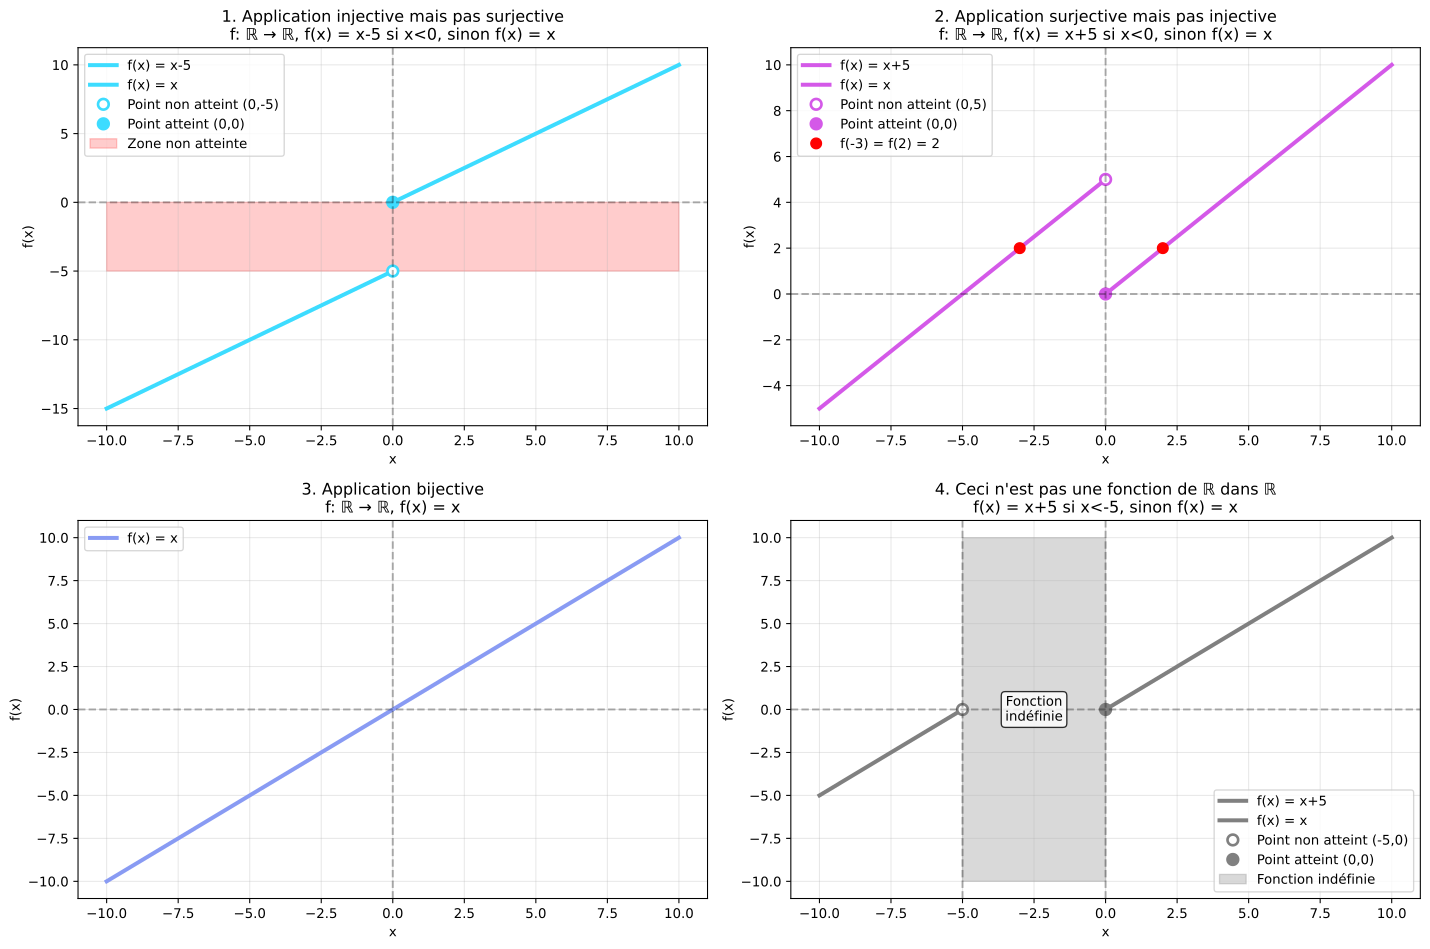

Source code (Python):
import numpy as np
import matplotlib.pyplot as plt
from matplotlib.patches import FancyArrowPatch
from mpl_toolkits.mplot3d import Axes3D

def application_1(x):
    """
    Application injective mais pas surjective
    Si x < 0: y = x - 5
    Sinon: y = x
    """
    return np.where(x < 0, x - 5, x)

def application_2(x):
    """
    Application surjective mais pas injective
    Si x < 0: y = x + 5
    Sinon: y = x
    """
    return np.where(x < 0, x + 5, x)

def application_3(x):
    """
    Application bijective
    y = x
    """
    return x

def application_4(x):
    """
    Application injective mais pas surjective (variante)
    Si x < -5: y = x + 5
    Sinon: y = x
    """
    return np.where(x < -5, x + 5, x)

def analyser_proprietes():
    """
    Analyse les propriétés des trois applications
    """
    print("=== ANALYSE DES PROPRIÉTÉS ===\n")
    
    # Test pour l'application 1 (injective mais pas surjective)
    print("1. Application injective mais pas surjective:")
    print("   f(x) = x-5 si x < 0, sinon f(x) = x")
    
    # Test d'injectivité
    x1, x2 = -1, 1
    y1, y2 = application_1(x1), application_1(x2)
    print(f"   f({x1}) = {y1}, f({x2}) = {y2}")
    print(f"   Injectivité: f(x1) ≠ f(x2) quand x1 ≠ x2 ✓")
    
    # Test de surjectivité
    y_test = -6  # Cette valeur n'a pas d'antécédent
    print(f"   Surjectivité: y = {y_test} n'a pas d'antécédent ✗")
    print("   → Injectif mais pas surjectif\n")
    
    # Test pour l'application 2 (surjective mais pas injective)
    print("2. Application surjective mais pas injective:")
    print("   f(x) = x+5 si x < 0, sinon f(x) = x")
    
    # Test d'injectivité
    x1, x2 = -3, 2
    y1, y2 = application_2(x1), application_2(x2)
    print(f"   f({x1}) = {y1}, f({x2}) = {y2}")
    print(f"   Injectivité: f(x1) = f(x2) mais x1 ≠ x2 ✗")
    
    # Test de surjectivité
    print("   Surjectivité: Tout y ∈ ℝ a un antécédent ✓")
    print("   → Surjectif mais pas injectif\n")
    
    # Test pour l'application 3 (bijective)
    print("3. Application bijective:")
    print("   f(x) = x")
    print("   Injectivité: f(x1) = f(x2) ⟺ x1 = x2 ✓")
    print("   Surjectivité: Tout y ∈ ℝ a un antécédent ✓")
    print("   → Bijectif\n")

def visualiser_applications():
    """
    Visualise les quatre applications avec des segments réels et des cercles pour les extrémités
    """
    # Créer la figure avec 4 sous-graphiques
    fig, axes = plt.subplots(2, 2, figsize=(15, 10))
    axes = axes.flatten()  # Convertir en tableau 1D pour faciliter l'indexation
    
    # Application 1: injective mais pas surjective (#3ddcff = CYAN = injectif)
    # Segment 1: f(x) = x-5 pour x < 0 (de x=-10 à x=0, excluant x=0)
    x1_neg = np.linspace(-10, -0.01, 500)  # Exclure x=0
    y1_neg = application_1(x1_neg)
    axes[0].plot(x1_neg, y1_neg, color='#3ddcff', linewidth=3, label='f(x) = x-5')
    
    # Segment 2: f(x) = x pour x >= 0 (de x=0 à x=10, incluant x=0)
    x1_pos = np.linspace(0, 10, 500)
    y1_pos = application_1(x1_pos)
    axes[0].plot(x1_pos, y1_pos, color='#3ddcff', linewidth=3, label='f(x) = x')
    
    # Cercles aux extrémités
    axes[0].plot(0, -5, 'o', markersize=8, markeredgecolor='#3ddcff', markeredgewidth=2, 
                 markerfacecolor='white', label='Point non atteint (0,-5)')
    axes[0].plot(0, 0, 'o', markersize=8, markeredgecolor='#3ddcff', markeredgewidth=2, 
                 markerfacecolor='#3ddcff', label='Point atteint (0,0)')
    
    axes[0].axhline(y=0, color='k', linestyle='--', alpha=0.3)
    axes[0].axvline(x=0, color='k', linestyle='--', alpha=0.3)
    axes[0].set_title('1. Application injective mais pas surjective\nf: ℝ → ℝ, f(x) = x-5 si x<0, sinon f(x) = x')
    axes[0].set_xlabel('x')
    axes[0].set_ylabel('f(x)')
    axes[0].grid(True, alpha=0.3)
    axes[0].legend()
    
    # Marquer la zone non atteinte (entre -5 et 0)
    axes[0].fill_between(np.linspace(-10, 10, 100), -5, 0, alpha=0.2, color='red', label='Zone non atteinte')
    axes[0].legend()
    
    # Application 2: surjective mais pas injective (#d459e8 = MAGENTA = surjectif)
    # Segment 1: f(x) = x+5 pour x < 0 (de x=-10 à x=0, excluant x=0)
    x2_neg = np.linspace(-10, -0.01, 500)  # Exclure x=0
    y2_neg = application_2(x2_neg)
    axes[1].plot(x2_neg, y2_neg, color='#d459e8', linewidth=3, label='f(x) = x+5')
    
    # Segment 2: f(x) = x pour x >= 0 (de x=0 à x=10, incluant x=0)
    x2_pos = np.linspace(0, 10, 500)
    y2_pos = application_2(x2_pos)
    axes[1].plot(x2_pos, y2_pos, color='#d459e8', linewidth=3, label='f(x) = x')
    
    # Cercles aux extrémités
    axes[1].plot(0, 5, 'o', markersize=8, markeredgecolor='#d459e8', markeredgewidth=2, 
                 markerfacecolor='white', label='Point non atteint (0,5)')
    axes[1].plot(0, 0, 'o', markersize=8, markeredgecolor='#d459e8', markeredgewidth=2, 
                 markerfacecolor='#d459e8', label='Point atteint (0,0)')
    
    # Marquer les points avec même image
    axes[1].plot(-3, 2, 'ro', markersize=8, label='f(-3) = f(2) = 2')
    axes[1].plot(2, 2, 'ro', markersize=8)
    
    axes[1].axhline(y=0, color='k', linestyle='--', alpha=0.3)
    axes[1].axvline(x=0, color='k', linestyle='--', alpha=0.3)
    axes[1].set_title('2. Application surjective mais pas injective\nf: ℝ → ℝ, f(x) = x+5 si x<0, sinon f(x) = x')
    axes[1].set_xlabel('x')
    axes[1].set_ylabel('f(x)')
    axes[1].grid(True, alpha=0.3)
    axes[1].legend()
    
    # Application 3: bijective (#899bf3 = BLEU = cyan + magenta en peinture)
    x3 = np.linspace(-10, 10, 1000)
    y3 = application_3(x3)
    
    axes[2].plot(x3, y3, color='#899bf3', linewidth=3, label='f(x) = x')
    axes[2].axhline(y=0, color='k', linestyle='--', alpha=0.3)
    axes[2].axvline(x=0, color='k', linestyle='--', alpha=0.3)
    axes[2].set_title('3. Application bijective\nf: ℝ → ℝ, f(x) = x')
    axes[2].set_xlabel('x')
    axes[2].set_ylabel('f(x)')
    axes[2].grid(True, alpha=0.3)
    axes[2].legend()
    
    # Application 4: Ceci n'est pas une fonction de ℝ dans ℝ (GRIS)
    # Segment 1: f(x) = x+5 pour x < -5 (de x=-10 à x=-5, excluant x=-5)
    x4_neg = np.linspace(-10, -5.01, 500)  # Exclure x=-5
    y4_neg = application_4(x4_neg)
    axes[3].plot(x4_neg, y4_neg, color='grey', linewidth=3, label='f(x) = x+5')
    
    # Segment 2: f(x) = x pour x >= 0 (de x=0 à x=10, incluant x=0)
    x4_pos = np.linspace(0, 10, 500)
    y4_pos = application_4(x4_pos)
    axes[3].plot(x4_pos, y4_pos, color='grey', linewidth=3, label='f(x) = x')
    
    # Cercles aux extrémités
    axes[3].plot(-5, 0, 'o', markersize=8, markeredgecolor='grey', markeredgewidth=2, 
                 markerfacecolor='white', label='Point non atteint (-5,0)')
    axes[3].plot(0, 0, 'o', markersize=8, markeredgecolor='grey', markeredgewidth=2, 
                 markerfacecolor='grey', label='Point atteint (0,0)')
    
    axes[3].axhline(y=0, color='k', linestyle='--', alpha=0.3)
    axes[3].axvline(x=0, color='k', linestyle='--', alpha=0.3)
    axes[3].axvline(x=-5, color='k', linestyle='--', alpha=0.3)
    axes[3].set_title('4. Ceci n\'est pas une fonction de ℝ dans ℝ\nf(x) = x+5 si x<-5, sinon f(x) = x')
    axes[3].set_xlabel('x')
    axes[3].set_ylabel('f(x)')
    axes[3].grid(True, alpha=0.3)
    
    # Marquer la zone où la fonction est indéfinie (entre -5 et 0)
    axes[3].fill_between(np.linspace(-5, 0, 100), -10, 10, alpha=0.3, color='grey', label='Fonction indéfinie')
    axes[3].text(-2.5, 0, 'Fonction\nindéfinie', ha='center', va='center', fontsize=10, 
                 bbox=dict(boxstyle="round,pad=0.3", facecolor='white', alpha=0.8))
    axes[3].legend()
    
    plt.tight_layout()
    
    # Sauvegarder en SVG
    plt.savefig('applications_segments.svg', format='svg', dpi=300, bbox_inches='tight')
    print("Graphique sauvegardé en tant que 'applications_segments.svg'")
    
    # Optionnel : afficher aussi à l'écran
    plt.show()

def visualiser_diagrammes_fleches():
    """
    Visualise les applications avec des diagrammes de flèches
    """
    fig, axes = plt.subplots(1, 3, figsize=(18, 6))
    
    # Application 1: injective mais pas surjective
    ax1 = axes[0]
    ax1.set_xlim(-6, 6)
    ax1.set_ylim(-6, 6)
    ax1.set_title('1. Injectif mais pas surjectif', fontsize=12, fontweight='bold')
    
    # Domaines et codomaines
    ax1.add_patch(plt.Rectangle((-5.5, -5.5), 5, 1, fill=False, edgecolor='blue', linewidth=2))
    ax1.add_patch(plt.Rectangle((0.5, -5.5), 5, 1, fill=False, edgecolor='blue', linewidth=2))
    ax1.add_patch(plt.Rectangle((-5.5, 0.5), 5, 1, fill=False, edgecolor='red', linewidth=2))
    ax1.add_patch(plt.Rectangle((0.5, 0.5), 5, 1, fill=False, edgecolor='red', linewidth=2))
    
    ax1.text(-2.5, -4.5, 'Domaine\nx < 0', ha='center', va='center', fontsize=10, color='blue')
    ax1.text(3, -4.5, 'Domaine\nx ≥ 0', ha='center', va='center', fontsize=10, color='blue')
    ax1.text(-2.5, 1, 'Codomaine\nf(x) < 0', ha='center', va='center', fontsize=10, color='red')
    ax1.text(3, 1, 'Codomaine\nf(x) ≥ 0', ha='center', va='center', fontsize=10, color='red')
    
    # Flèches
    arrow1 = FancyArrowPatch((-3, -4), (-3, 0.5), arrowstyle='->', mutation_scale=20, color='green')
    arrow2 = FancyArrowPatch((3, -4), (3, 0.5), arrowstyle='->', mutation_scale=20, color='green')
    ax1.add_patch(arrow1)
    ax1.add_patch(arrow2)
    
    ax1.text(-1.5, -1.5, 'Zone non\natteinte', ha='center', va='center', fontsize=9, 
             bbox=dict(boxstyle="round,pad=0.3", facecolor='yellow', alpha=0.7))
    
    # Application 2: surjective mais pas injective
    ax2 = axes[1]
    ax2.set_xlim(-6, 6)
    ax2.set_ylim(-6, 6)
    ax2.set_title('2. Surjectif mais pas injectif', fontsize=12, fontweight='bold')
    
    ax2.add_patch(plt.Rectangle((-5.5, -5.5), 5, 1, fill=False, edgecolor='blue', linewidth=2))
    ax2.add_patch(plt.Rectangle((0.5, -5.5), 5, 1, fill=False, edgecolor='blue', linewidth=2))
    ax2.add_patch(plt.Rectangle((-5.5, 0.5), 5, 1, fill=False, edgecolor='red', linewidth=2))
    ax2.add_patch(plt.Rectangle((0.5, 0.5), 5, 1, fill=False, edgecolor='red', linewidth=2))
    
    ax2.text(-2.5, -4.5, 'Domaine\nx < 0', ha='center', va='center', fontsize=10, color='blue')
    ax2.text(3, -4.5, 'Domaine\nx ≥ 0', ha='center', va='center', fontsize=10, color='blue')
    ax2.text(-2.5, 1, 'Codomaine\nf(x) < 0', ha='center', va='center', fontsize=10, color='red')
    ax2.text(3, 1, 'Codomaine\nf(x) ≥ 0', ha='center', va='center', fontsize=10, color='red')
    
    # Flèches convergentes
    arrow3 = FancyArrowPatch((-3, -4), (-1, 0.5), arrowstyle='->', mutation_scale=20, color='green')
    arrow4 = FancyArrowPatch((3, -4), (-1, 0.5), arrowstyle='->', mutation_scale=20, color='green')
    ax2.add_patch(arrow3)
    ax2.add_patch(arrow4)
    
    ax2.text(-1, 1.5, 'f(-5) = f(0) = 0', ha='center', va='center', fontsize=9, 
             bbox=dict(boxstyle="round,pad=0.3", facecolor='yellow', alpha=0.7))
    
    # Application 3: bijective
    ax3 = axes[2]
    ax3.set_xlim(-6, 6)
    ax3.set_ylim(-6, 6)
    ax3.set_title('3. Bijectif', fontsize=12, fontweight='bold')
    
    ax3.add_patch(plt.Rectangle((-5.5, -5.5), 11, 1, fill=False, edgecolor='blue', linewidth=2))
    ax3.add_patch(plt.Rectangle((-5.5, 0.5), 11, 1, fill=False, edgecolor='red', linewidth=2))
    
    ax3.text(0, -4.5, 'Domaine ℝ', ha='center', va='center', fontsize=10, color='blue')
    ax3.text(0, 1, 'Codomaine ℝ', ha='center', va='center', fontsize=10, color='red')
    
    # Flèches bijectives
    for i in range(-4, 5):
        arrow = FancyArrowPatch((i, -4), (i, 0.5), arrowstyle='->', mutation_scale=15, color='green')
        ax3.add_patch(arrow)
    
    ax3.text(0, 1.5, 'Correspondance\n1-1', ha='center', va='center', fontsize=9, 
             bbox=dict(boxstyle="round,pad=0.3", facecolor='yellow', alpha=0.7))
    
    for ax in axes:
        ax.set_aspect('equal')
        ax.axis('off')
    
    plt.tight_layout()
    plt.show()

def tester_applications():
    """
    Teste les applications avec des valeurs spécifiques
    """
    print("=== TESTS DES APPLICATIONS ===\n")
    
    valeurs_test = [-3, -1, 0, 1, 3]
    
    print("Valeurs de test:", valeurs_test)
    print()
    
    print("1. Application injective mais pas surjective:")
    print("   f(x) = x-5 si x < 0, sinon f(x) = x")
    for x in valeurs_test:
        y = application_1(x)
        print(f"   f({x:2d}) = {y:2d}")
    print()
    
    print("2. Application surjective mais pas injective:")
    print("   f(x) = x+5 si x < 0, sinon f(x) = x")
    for x in valeurs_test:
        y = application_2(x)
        print(f"   f({x:2d}) = {y:2d}")
    print()
    
    print("3. Application bijective:")
    print("   f(x) = x")
    for x in valeurs_test:
        y = application_3(x)
        print(f"   f({x:2d}) = {y:2d}")
    print()
    
    print("4. Ceci n'est pas une fonction de ℝ dans ℝ:")
    print("   f(x) = x+5 si x < -5, sinon f(x) = x")
    for x in valeurs_test:
        y = application_4(x)
        print(f"   f({x:2d}) = {y:2d}")
    print()

def generer_svg():
    """
    Génère uniquement le fichier SVG des applications
    """
    print("Génération du fichier SVG...")
    
    # Créer la figure avec 4 sous-graphiques
    fig, axes = plt.subplots(2, 2, figsize=(15, 10))
    axes = axes.flatten()
    
    # Application 1: injective mais pas surjective (#3ddcff = CYAN = injectif)
    x1_neg = np.linspace(-10, -0.01, 500)
    y1_neg = application_1(x1_neg)
    axes[0].plot(x1_neg, y1_neg, color='#3ddcff', linewidth=3, label='f(x) = x-5')
    
    x1_pos = np.linspace(0, 10, 500)
    y1_pos = application_1(x1_pos)
    axes[0].plot(x1_pos, y1_pos, color='#3ddcff', linewidth=3, label='f(x) = x')
    
    axes[0].plot(0, -5, 'o', markersize=8, markeredgecolor='#3ddcff', markeredgewidth=2, 
                 markerfacecolor='white', label='Point non atteint (0,-5)')
    axes[0].plot(0, 0, 'o', markersize=8, markeredgecolor='#3ddcff', markeredgewidth=2, 
                 markerfacecolor='#3ddcff', label='Point atteint (0,0)')
    
    axes[0].axhline(y=0, color='k', linestyle='--', alpha=0.3)
    axes[0].axvline(x=0, color='k', linestyle='--', alpha=0.3)
    axes[0].set_title('1. Application injective mais pas surjective\nf: ℝ → ℝ, f(x) = x-5 si x<0, sinon f(x) = x')
    axes[0].set_xlabel('x')
    axes[0].set_ylabel('f(x)')
    axes[0].grid(True, alpha=0.3)
    axes[0].fill_between(np.linspace(-10, 10, 100), -5, 0, alpha=0.2, color='red', label='Zone non atteinte')
    axes[0].legend()
    
    # Application 2: surjective mais pas injective (#d459e8 = MAGENTA = surjectif)
    x2_neg = np.linspace(-10, -0.01, 500)
    y2_neg = application_2(x2_neg)
    axes[1].plot(x2_neg, y2_neg, color='#d459e8', linewidth=3, label='f(x) = x+5')
    
    x2_pos = np.linspace(0, 10, 500)
    y2_pos = application_2(x2_pos)
    axes[1].plot(x2_pos, y2_pos, color='#d459e8', linewidth=3, label='f(x) = x')
    
    axes[1].plot(0, 5, 'o', markersize=8, markeredgecolor='#d459e8', markeredgewidth=2, 
                 markerfacecolor='white', label='Point non atteint (0,5)')
    axes[1].plot(0, 0, 'o', markersize=8, markeredgecolor='#d459e8', markeredgewidth=2, 
                 markerfacecolor='#d459e8', label='Point atteint (0,0)')
    
    axes[1].plot(-3, 2, 'ro', markersize=8, label='f(-3) = f(2) = 2')
    axes[1].plot(2, 2, 'ro', markersize=8)
    
    axes[1].axhline(y=0, color='k', linestyle='--', alpha=0.3)
    axes[1].axvline(x=0, color='k', linestyle='--', alpha=0.3)
    axes[1].set_title('2. Application surjective mais pas injective\nf: ℝ → ℝ, f(x) = x+5 si x<0, sinon f(x) = x')
    axes[1].set_xlabel('x')
    axes[1].set_ylabel('f(x)')
    axes[1].grid(True, alpha=0.3)
    axes[1].legend()
    
    # Application 3: bijective (#899bf3 = BLEU = cyan + magenta en peinture)
    x3 = np.linspace(-10, 10, 1000)
    y3 = application_3(x3)
    axes[2].plot(x3, y3, color='#899bf3', linewidth=3, label='f(x) = x')
    axes[2].axhline(y=0, color='k', linestyle='--', alpha=0.3)
    axes[2].axvline(x=0, color='k', linestyle='--', alpha=0.3)
    axes[2].set_title('3. Application bijective\nf: ℝ → ℝ, f(x) = x')
    axes[2].set_xlabel('x')
    axes[2].set_ylabel('f(x)')
    axes[2].grid(True, alpha=0.3)
    axes[2].legend()
    
    # Application 4: Ceci n'est pas une fonction de ℝ dans ℝ (GRIS)
    x4_neg = np.linspace(-10, -5.01, 500)
    y4_neg = application_4(x4_neg)
    axes[3].plot(x4_neg, y4_neg, color='grey', linewidth=3, label='f(x) = x+5')
    
    x4_pos = np.linspace(0, 10, 500)
    y4_pos = application_4(x4_pos)
    axes[3].plot(x4_pos, y4_pos, color='grey', linewidth=3, label='f(x) = x')
    
    axes[3].plot(-5, 0, 'o', markersize=8, markeredgecolor='grey', markeredgewidth=2, 
                 markerfacecolor='white', label='Point non atteint (-5,0)')
    axes[3].plot(0, 0, 'o', markersize=8, markeredgecolor='grey', markeredgewidth=2, 
                 markerfacecolor='grey', label='Point atteint (0,0)')
    
    axes[3].axhline(y=0, color='k', linestyle='--', alpha=0.3)
    axes[3].axvline(x=0, color='k', linestyle='--', alpha=0.3)
    axes[3].axvline(x=-5, color='k', linestyle='--', alpha=0.3)
    axes[3].set_title('4. Ceci n\'est pas une fonction de ℝ dans ℝ\nf(x) = x+5 si x<-5, sinon f(x) = x')
    axes[3].set_xlabel('x')
    axes[3].set_ylabel('f(x)')
    axes[3].grid(True, alpha=0.3)
    
    axes[3].fill_between(np.linspace(-5, 0, 100), -10, 10, alpha=0.3, color='grey', label='Fonction indéfinie')
    axes[3].text(-2.5, 0, 'Fonction\nindéfinie', ha='center', va='center', fontsize=10, 
                 bbox=dict(boxstyle="round,pad=0.3", facecolor='white', alpha=0.8))
    axes[3].legend()
    
    plt.tight_layout()
    
    # Sauvegarder en SVG
    plt.savefig('applications_segments.svg', format='svg', dpi=300, bbox_inches='tight')
    print("Fichier SVG généré : 'applications_segments.svg'")
    
    plt.close()  # Fermer la figure pour libérer la mémoire

def main():
    """
    Fonction principale qui exécute toutes les analyses
    """
    print("APPLICATIONS BASÉES SUR DES SEGMENTS DE DROITES")
    print("=" * 50)
    print()
    
    # Analyser les propriétés
    analyser_proprietes()
    
    # Tester avec des valeurs spécifiques
    tester_applications()
    
    # Visualiser les applications
    print("Génération des graphiques...")
    visualiser_applications()
    visualiser_diagrammes_fleches()
    
    print("\nAnalyse terminée!")

if __name__ == "__main__":
    import sys
    
    if len(sys.argv) > 1 and sys.argv[1] == "--svg":
        # Générer uniquement le SVG
        generer_svg()
    else:
        # Exécuter l'analyse complète
        main()
